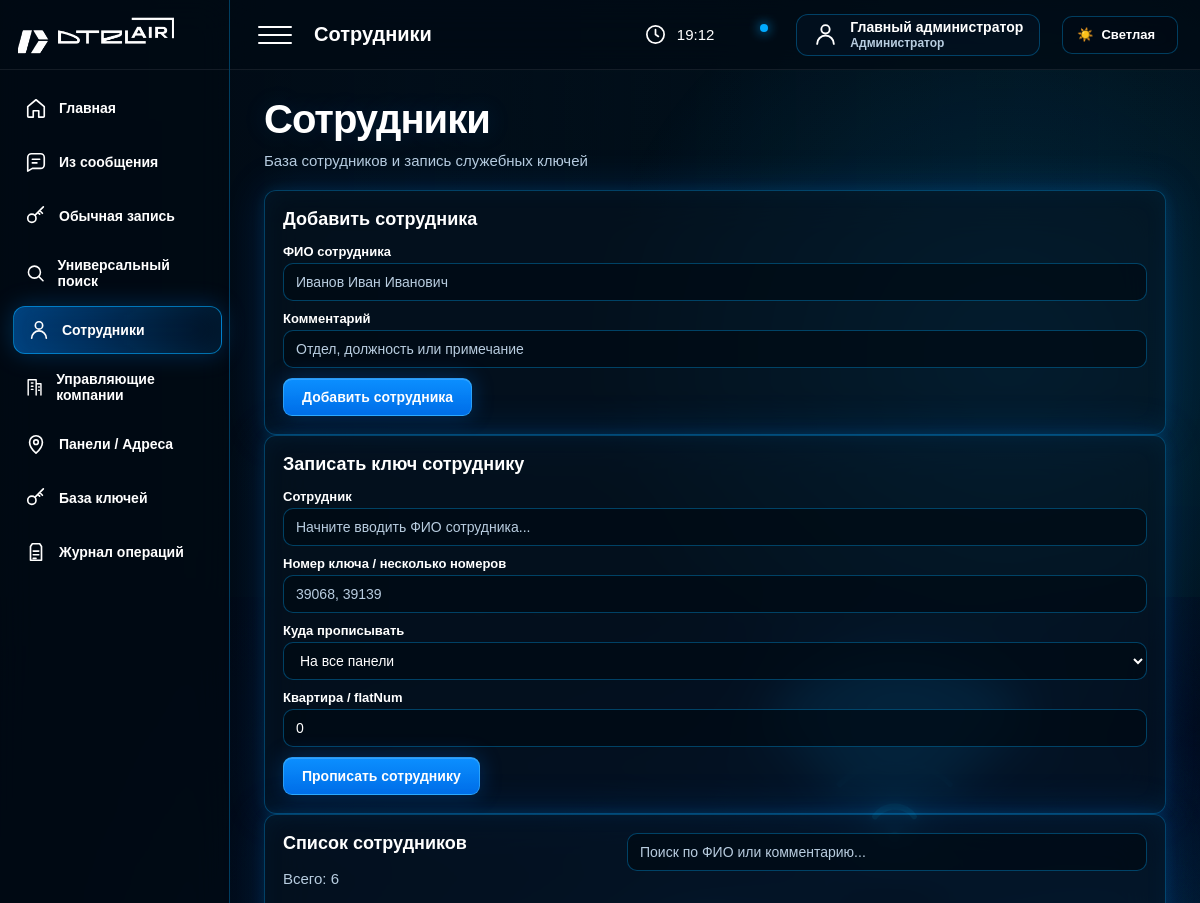
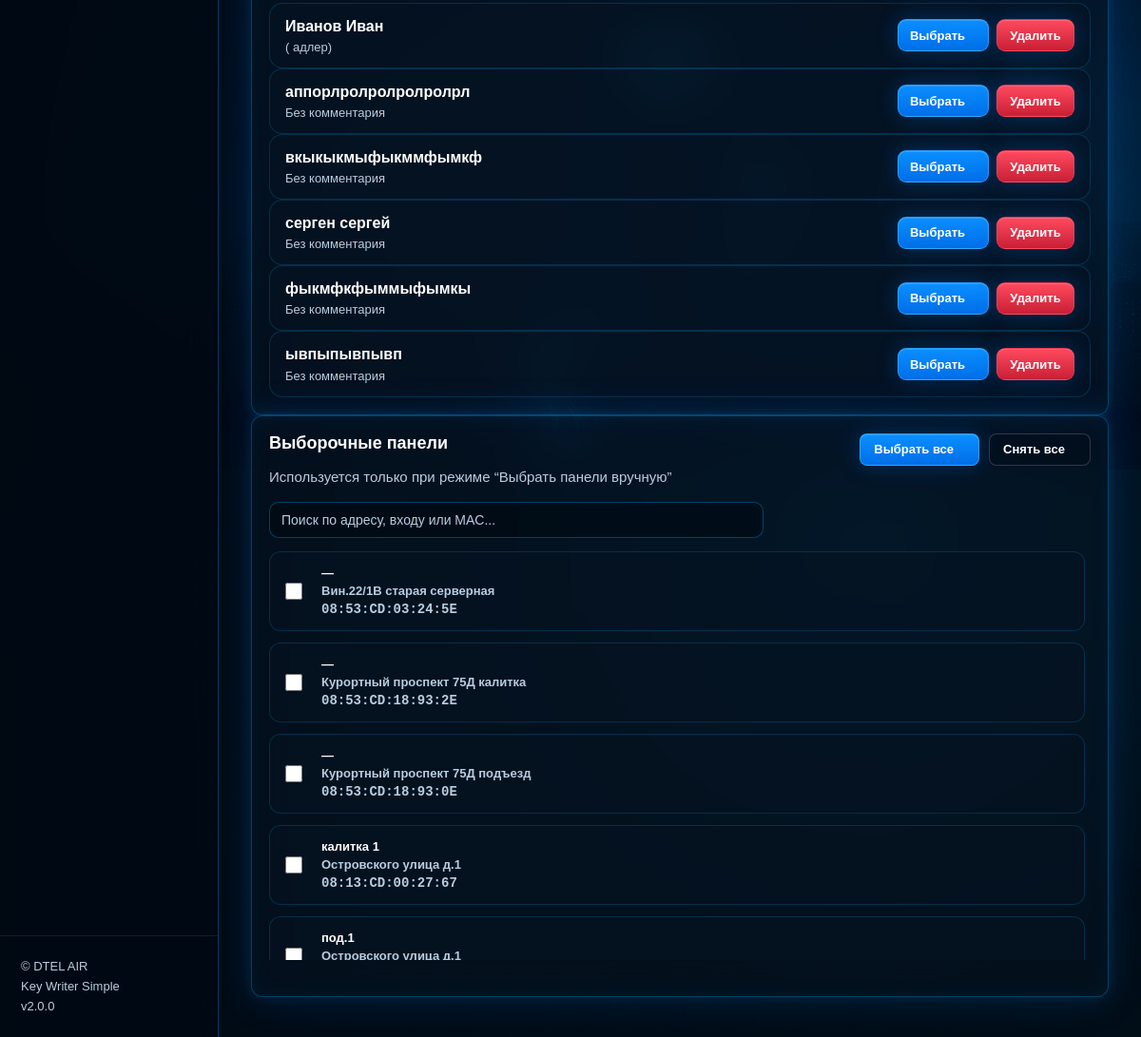
Page /employees (signed in) on the committed database (2 pictures, top to bottom).
### tables this page shows
CREATE TABLE employees (
            id INTEGER PRIMARY KEY AUTOINCREMENT,
            full_name TEXT NOT NULL,
            note TEXT DEFAULT '',
            enabled INTEGER DEFAULT 1,
            created_at TEXT DEFAULT CURRENT_TIMESTAMP
        );

CREATE TABLE panels (
            id INTEGER PRIMARY KEY AUTOINCREMENT,
            address TEXT NOT NULL,
            entrance TEXT DEFAULT '',
            name TEXT NOT NULL,
            mac TEXT UNIQUE NOT NULL,
            tags TEXT DEFAULT '',
            enabled INTEGER DEFAULT 1,
            created_at TEXT DEFAULT CURRENT_TIMESTAMP
        );

### app/routers/employees.py (the view)
@router.get("/employees", response_class=HTMLResponse)
def employees_page(request: Request):
    panels = get_panels()
    employees = get_active_employees()
    return templates.TemplateResponse(
        "employees.html",
        {
            "request": request,
            "panels": panels,
            "employees": employees,
        },
    )

### app/templates/employees.html (shortened to what this page needs)
{% extends 'base.html' %}
{% block page_name %}Сотрудники{% endblock %}
{% block content %}
<div class="hero-title">
    <h1>Сотрудники</h1>
    <p class="subtitle">База сотрудников и запись служебных ключей</p>
</div>
<div class="employees-page-grid">
    <div class="panel">
        <h2>Добавить сотрудника</h2>
        <form method="post" action="/employees/add">
            <label>ФИО сотрудника</label>
            <input
                name="full_name"
                placeholder="Иванов Иван Иванович"
                required
            >
            <label>Комментарий</label>
            <input
                name="note"
                placeholder="Отдел, должность или примечание"
            >
            <button type="submit">
                Добавить сотрудника
            </button>
        </form>
    </div>
    <div class="panel employee-form-panel">
        <h2>Записать ключ сотруднику</h2>
        <form method="post" action="/employees/write" id="employeeWriteForm">
            <label>Сотрудник</label>
            <input
                type="text"
                id="employeeWriteSearch"
                name="employee_name"
                placeholder="Начните вводить ФИО сотрудника..."
                autocomplete="off"
                required
            >
            <label>Номер ключа / несколько номеров</label>
            <input
                name="key_values"
                placeholder="39068, 39139"
                required
            >
            <label>Куда прописывать</label>
            <select name="scope">
                <option value="all">На все панели</option>
            </select>
            <label>Квартира / flatNum</label>
            <input name="flat_num" value="0">
            <button type="submit">
                Прописать сотруднику
            </button>
        </form>
    </div>
</div>
<div class="employee-layout">
    <div class="panel employees-list-panel">
        <div class="panel-list-head">
            <div>
                <h2>Список сотрудников</h2>
                <p class="subtitle">
                    Всего: <span id="employeesFound">{{ employees|length }}</span>
                </p>
            </div>
            <div class="panel-search">
                <input
                    type="text"
                    id="employeesSearch"
                    placeholder="Поиск по ФИО или комментарию..."
                    autocomplete="off"
                >
            </div>
        </div>
        <div class="employees-cards" id="employeesCards">
            {% for e in employees %}
            <div class="employee-card">
                <div class="employee-card-main">
                    <b>{{ e.full_name }}</b>
                    <span>{{ e.note or 'Без комментария' }}</span>
                </div>
                <div class="employee-card-actions">
                    <button
                        type="button"
                        class="btn-small"
                        data-employee-select="{{ e.full_name }}"
                    >
                        Выбрать
                    </button>
                    <form method="post" action="/employees/delete">
                        <button type="submit" class="danger-btn small-danger">
                            Удалить
                        </button>
                    </form>
                </div>
            </div>
            {% endfor %}
        </div>
    </div>
    <div class="panel panels-select employee-panels-panel">
        <div class="panels-head">
            <div>
                <h2>Выборочные панели</h2>
                <p class="subtitle">Используется только при режиме “Выбрать панели вручную”</p>
            </div>
            <div class="panel-actions">
                <button type="button" class="btn-small" id="select-all-panels">
                    Выбрать все
                </button>
                <button type="button" class="btn-small btn-ghost" id="clear-all-panels">
                    Снять все
                </button>
            </div>
        </div>
        <div class="panel-search employee-search">
            <input
                type="text"
                id="employeePanelSearch"
                placeholder="Поиск по адресу, входу или MAC..."
                autocomplete="off"
            >
        </div>
        <div class="panel-list employee-panel-list" id="employeePanelList">
            {% for p in panels %}
            <label class="panel-option">
                <input
                    type="checkbox"
                    name="panel_ids"
                    value="{{ p.id }}"
                    form="employeeWriteForm"
                >
                <span class="panel-option-body">
                    <span class="panel-option-title">
                        {{ p.entrance or '—' }}
                    </span>
                    <span class="panel-option-meta">
                        {{ p.address }}
                    </span>
                    <span class="panel-option-mac">
                        {{ p.mac }}
                    </span>
                </span>
            </label>
            {% endfor %}
        </div>
    </div>
</div>
{% endblock %}

### app/static/css/base.css (style rules this page uses)
* { box-sizing: border-box; }
:root { --sidebar-width: 230px; --bg-color: #02111a; --text: #ffffff; --text-strong: #ffffff; --muted: #b8cde0; --panel: rgba(6, 20, 34, 0.58); --panel-strong: rgba(0, 10, 20, 0.72); --line: rgba(0, 170, 255, 0.32); --line-soft: rgba(0, 170, 255, 0.20); --soft: rgba(255, 255, 255, 0.08); --blue: #00aaff; --blue-2: #0b8fff; --green: #2cff9a; --red: #ff4a5f; --yellow: #ffc400; --field-bg: rgba(0, 10, 20, 0.72); --field-text: #ffffff; --field-border: rgba(0, 170, 255, 0.34); --hover-bg: rgba(0, 170, 255, 0.08); --hover-text: #ffffff; --shadow-panel: inset 0 0 24px rgba(0,170,255,.05), 0 0 14px rgba(0,170,255,.12), 0 0 42px rgba(0,120,255,.18); }
html, body { margin: 0; min-height: 100%; font-family: Arial, Helvetica, sans-serif; color: var(--text); background: linear-gradient( 90deg, rgba(0, 8, 17, 0.90) 0%, rgba(0, 12, 25, 0.62) 34%, rgba(0, 12, 25, 0.25) 66%, rgba(0, 12, 25, 0.04) 100% ), linear-gradient( 180deg, rgba(0, 8, 17, 0.08), rgba(0, 8, 17, 0.35) ), url("/static/img/hero.png") right center / contain fixed no-repeat; background-color: var(--bg-color); }
body::before { content: ""; position: fixed; inset: 0; pointer-events: none; background: radial-gradient(circle at 84% 18%, rgba(0, 170, 255, 0.18), transparent 22%), radial-gradient(circle at 76% 74%, rgba(0, 150, 255, 0.12), transparent 28%), radial-gradient(circle at 95% 52%, rgba(0, 190, 255, 0.08), transparent 20%); z-index: 0; }
h1 { margin: 0 0 10px; color: var(--text-strong); font-size: 40px; line-height: 1.05; font-weight: 900; letter-spacing: -1px; text-shadow: 0 0 24px rgba(0, 140, 255, 0.16); }
h2 { margin: 0 0 14px; color: var(--text-strong); font-size: 18px; }
p { margin: 0; }
.subtitle { margin: 0; color: var(--muted); font-size: 15px; line-height: 1.45; }

### app/static/css/layout.css (style rules this page uses)
.hero-title { margin-bottom: 18px; }

### app/static/css/components.css (style rules this page uses)
.panel, .card { background: var(--panel); color: var(--text); border: 1px solid var(--line); border-radius: 12px; backdrop-filter: blur(22px); box-shadow: var(--shadow-panel); transition: 0.22s; }
.panel { padding: 18px; }
.btn, button, input[type="submit"] { min-height: 38px; display: inline-flex; align-items: center; justify-content: center; gap: 12px; padding: 0 18px; color: #ffffff; background: linear-gradient(180deg, #0b8fff, #006ee8); border: 1px solid rgba(90, 205, 255, 0.45); border-radius: 9px; font-size: 14px; font-weight: 800; text-decoration: none; cursor: pointer; box-shadow: inset 0 1px 0 rgba(255, 255, 255, 0.16), 0 0 22px rgba(0, 120, 255, 0.28); transition: 0.18s; }
.btn-small { min-height: 34px; height: 34px; padding: 0 14px; border-radius: 8px; font-size: 13px; }
.btn-small::after { content: ""; }
.btn-ghost { color: var(--text); background: rgba(0, 10, 20, 0.35); border-color: rgba(255, 255, 255, 0.18); box-shadow: none; }
.danger-btn { background: linear-gradient(180deg, #ff4a5f, #c91f35); border-color: rgba(255, 74, 95, 0.5); }
.small-danger { min-width: auto; height: 34px; min-height: 34px; padding: 0 12px; font-size: 13px; border-radius: 9px; }
.panel-head, .panel-list-head, .panels-head { display: flex; align-items: flex-start; justify-content: space-between; gap: 18px; flex-wrap: wrap; margin-bottom: 16px; }
.panel-actions { display: flex; gap: 10px; flex: 0 0 auto; }
.panel-search { width: min(520px, 100%); min-width: 280px; margin: 0; }
.panel-search input { width: 100%; margin: 0; }

### app/static/css/forms.css (style rules this page uses)
label { display: block; margin-bottom: 4px; color: var(--text-strong); font-size: 13px; font-weight: 800; }
input, textarea, select { width: 100%; min-height: 38px; margin-bottom: 10px; padding: 8px 12px; border-radius: 10px; outline: none; color: var(--field-text); background: var(--field-bg); border: 1px solid var(--field-border); font-size: 14px; transition: background .2s, color .2s, border-color .2s, box-shadow .2s; }
input::placeholder, textarea::placeholder { color: var(--muted); }

### app/static/css/scroll.css (style rules this page uses)
.custom-scroll, .table-scroll, .employee-panel-list, .employees-cards-grid, .employee-panel-list-grid, .preview-panel-list, .uk-panel-list { scrollbar-width: thin; scrollbar-color: rgba(0, 170, 255, .55) rgba(0, 10, 20, .45); }

### rows in the picture
employees: full_name "Иванов Иван", note "( адлер)"
employees: full_name "аппорлролролролролрл", note "Без комментария"
employees: full_name "вкыкыкмыфыкммфымкф", note "Без комментария"
employees: full_name "серген сергей", note "Без комментария"
employees: full_name "фыкмфкфыммыфымкы", note "Без комментария"
employees: full_name "ывпыпывпывп", note "Без комментария"
panels: entrance "—", address "Вин.22/1В старая серверная", mac "08:53:CD:03:24:5E"
panels: entrance "—", address "Курортный проспект 75Д калитка", mac "08:53:CD:18:93:2E"
panels: entrance "—", address "Курортный проспект 75Д подъезд", mac "08:53:CD:18:93:0E"
panels: entrance "калитка 1", address "Островского улица д.1", mac "08:13:CD:00:27:67"
panels: entrance "под.1", address "Островского улица д.1"

### other values in the picture
{{ current_user(request)["full_name"] }} "Главный администратор"
{{ employees|length }} "6"
